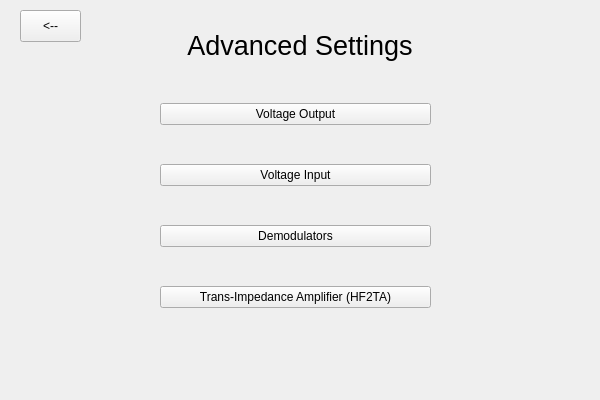
<?xml version="1.0" encoding="UTF-8"?>
<ui version="4.0">
 <class>MainWindow</class>
 <widget class="QMainWindow" name="MainWindow">
  <property name="geometry">
   <rect>
    <x>0</x>
    <y>0</y>
    <width>600</width>
    <height>400</height>
   </rect>
  </property>
  <property name="minimumSize">
   <size>
    <width>300</width>
    <height>200</height>
   </size>
  </property>
  <property name="maximumSize">
   <size>
    <width>600</width>
    <height>400</height>
   </size>
  </property>
  <property name="windowTitle">
   <string>MainWindow</string>
  </property>
  <widget class="QWidget" name="centralwidget">
   <widget class="QLabel" name="label">
    <property name="geometry">
     <rect>
      <x>150</x>
      <y>20</y>
      <width>300</width>
      <height>50</height>
     </rect>
    </property>
    <property name="font">
     <font>
      <pointsize>20</pointsize>
     </font>
    </property>
    <property name="text">
     <string>Advanced Settings</string>
    </property>
    <property name="alignment">
     <set>Qt::AlignCenter</set>
    </property>
   </widget>
   <widget class="QWidget" name="layoutWidget">
    <property name="geometry">
     <rect>
      <x>160</x>
      <y>70</y>
      <width>271</width>
      <height>271</height>
     </rect>
    </property>
    <layout class="QGridLayout" name="gridLayout">
     <item row="0" column="0">
      <widget class="QPushButton" name="DCOffsetRange">
       <property name="text">
        <string>Voltage Output</string>
       </property>
      </widget>
     </item>
     <item row="1" column="0">
      <widget class="QPushButton" name="VoltageInput">
       <property name="text">
        <string>Voltage Input</string>
       </property>
      </widget>
     </item>
     <item row="2" column="0">
      <widget class="QPushButton" name="Demodulators">
       <property name="text">
        <string>Demodulators</string>
       </property>
      </widget>
     </item>
     <item row="3" column="0">
      <widget class="QPushButton" name="TA">
       <property name="text">
        <string>Trans-Impedance Amplifier (HF2TA)</string>
       </property>
      </widget>
     </item>
    </layout>
   </widget>
   <widget class="QPushButton" name="PageUp">
    <property name="geometry">
     <rect>
      <x>20</x>
      <y>10</y>
      <width>61</width>
      <height>32</height>
     </rect>
    </property>
    <property name="text">
     <string>&lt;--</string>
    </property>
   </widget>
  </widget>
  <widget class="QMenuBar" name="menubar">
   <property name="geometry">
    <rect>
     <x>0</x>
     <y>0</y>
     <width>600</width>
     <height>26</height>
    </rect>
   </property>
  </widget>
 </widget>
 <resources/>
 <connections/>
</ui>
